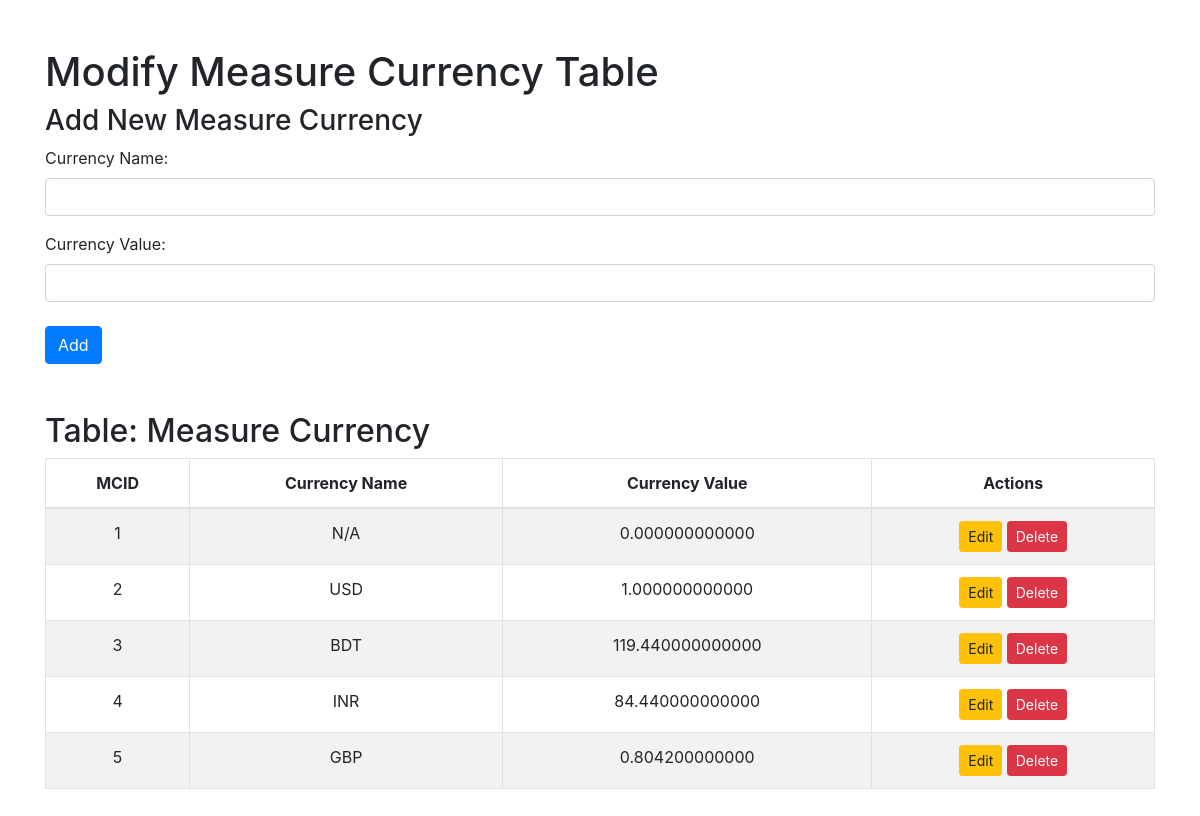
Screenshot of /input_tables/input_measure_currency.php with the database file from the repository.
### tables this page shows
CREATE TABLE `measurecurrency` (
  `MCID` int(11) NOT NULL,
  `CurrencyName` varchar(50) NOT NULL,
  `CurrencyValue` decimal(20,12) NOT NULL
);

### input_tables/input_measure_currency.php (the view, shortened to what this page needs)
<?php
include('../db_connect.php');
?>
<!DOCTYPE html>
<html>
<head>
    <link href="https://cdnjs.cloudflare.com/ajax/libs/bootstrap/4.6.2/css/bootstrap.min.css" rel="stylesheet">
</head>
<body>
    <div class="container mt-5">
        <h1>Modify Measure Currency Table</h1>
        <h3>Add New Measure Currency</h3>
        <form method="post" action="input_measure_currency.php" class="mb-4">
            <div class="form-group">
                <label for="currencyName">Currency Name:</label>
                <input type="text" id="currencyName" name="currencyName" class="form-control" required>
            </div>
            <div class="form-group">
                <label for="currencyValue">Currency Value:</label>
                <input type="number" step="0.000000000001" id="currencyValue" name="currencyValue" class="form-control" required>
            </div>
            <button type="submit" class="btn btn-primary mt-2">Add</button>
        </form>
        <h2>Table: Measure Currency</h2>
        <div class="table-responsive">
            <table class="table table-bordered table-striped">
                <thead>
                    <tr>
                        <th>MCID</th>
                        <th>Currency Name</th>
                        <th>Currency Value</th>
                        <th>Actions</th>
                    </tr>
                </thead>
                <tbody>
                    <?php
                    $result = $conn->query("SELECT * FROM measurecurrency ORDER BY MCID");
                    while ($row = $result->fetch_assoc()) {
                        echo "<tr>";
                        echo "<td>" . htmlspecialchars($row['MCID']) . "</td>";
                        echo "<td>" . htmlspecialchars($row['CurrencyName']) . "</td>";
                        echo "<td>" . htmlspecialchars($row['CurrencyValue']) . "</td>";
                        echo "<td>";
                        echo "<a href='?action=edit&id=" . $row['MCID'] . "' class='btn btn-warning btn-sm'>Edit</a> ";
                        echo "<a href='?action=delete&id=" . $row['MCID'] . "' class='btn btn-danger btn-sm' onclick=\"return confirm('Are you sure you want to delete this record?');\">Delete</a>";
                        echo "</td>";
                        echo "</tr>";
                    }
                    ?>
                </tbody>
            </table>
        </div>
    </div>
</body>
</html>

### input_tables/input_measure_currency.php (style rules this page uses)
table th, table td { text-align: center; vertical-align: middle; }
.table-responsive { max-height: 400px; overflow-y: auto; }
.table thead th { position: sticky; top: 0; background-color: #fff; z-index: 1; }

### rows the page displays
measurecurrency: MCID "1", CurrencyName "N/A", CurrencyValue "0.000000000000"
measurecurrency: MCID "2", CurrencyName "USD", CurrencyValue "1.000000000000"
measurecurrency: MCID "3", CurrencyName "BDT", CurrencyValue "119.440000000000"
measurecurrency: MCID "4", CurrencyName "INR", CurrencyValue "84.440000000000"
measurecurrency: MCID "5", CurrencyName "GBP", CurrencyValue "0.804200000000"
